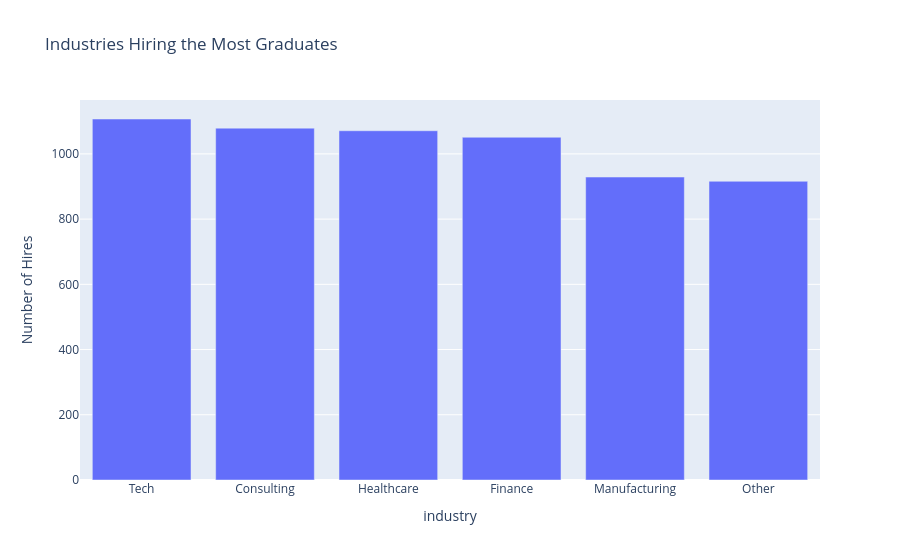

Notebook code cell kept with this figure:
### Code cell
industry_hires = df[df['placement_status'] == 'Placed']['industry'].value_counts().reset_index()

industry_hires.columns = ['industry', 'count']

fig = px.bar(
    industry_hires,
    x='industry',
    y='count',
    title='Industries Hiring the Most Graduates',
    labels={'count':'Number of Hires'}
)

fig.show()

### Figure 1 — Plotly figure (JSON) as saved in the notebook; plotly's stock layout.template omitted (floating-point values rounded to 4 significant figures)
{"data": [{"hovertemplate": "industry=%{x}<br>Number of Hires=%{y}<extra></extra>", "legendgroup": "", "marker": {"color": "#636efa", "pattern": {"shape": ""}}, "name": "", "orientation": "v", "showlegend": false, "textposition": "auto", "type": "bar", "x": ["Tech", "Consulting", "Healthcare", "Finance", "Manufacturing", "Other"], "xaxis": "x", "y": [1107, 1079, 1071, 1051, 929, 916], "yaxis": "y"}], "layout": {"barmode": "relative", "legend": {"tracegroupgap": 0}, "title": {"text": "Industries Hiring the Most Graduates"}, "xaxis": {"anchor": "y", "domain": [0, 1], "title": {"text": "industry"}}, "yaxis": {"anchor": "x", "domain": [0, 1], "title": {"text": "Number of Hires"}}}}
